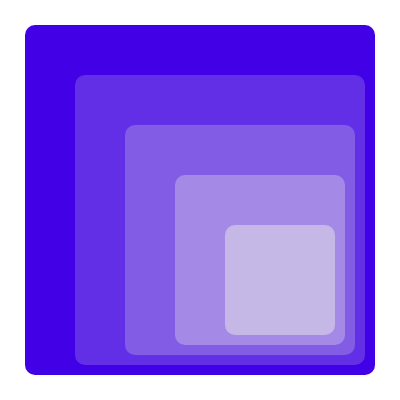
Frame 1 (no input)
Frame 60 (no input): identical to frame 1, image omitted
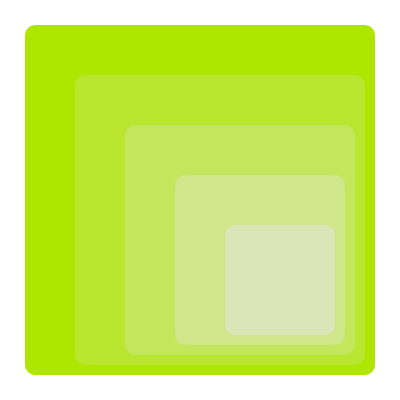
Frame 120 (the mouse pressed at the canvas centre since frame 60)

The p5.js sketch that drew these frames (run headless with seeded random() and noise() and a simulated clock; from frame 60 on, the mouse is pressed at the canvas centre):

// p5.js sketch
// ── sketch.js
let startSize;
let endSize;
let displacementAmount;
let maxRects;
let hue;

function setup() {
  createCanvas(400, 400);
  rectMode(CENTER);
  colorMode(HSB);
  
  hue = random(360);
  noStroke();
  
  startSize = width - 50;
  endSize = 50;
  maxRects = 5;
  displacementAmount = (startSize - endSize) / maxRects;
}

function draw() {
  background(220);
  
  let x = width/2;
  let y = height / 2;
  
  let b = 90;
  let s = 100;
  
  for(let i = startSize; i > endSize; i -= displacementAmount) {
    fill(hue, s, b);
    rect(x, y, i, i, 10);
    x += 20;
    y += 20;
    s -= 20;
  }
}

function mousePressed() {
  hue = random(360);
}
